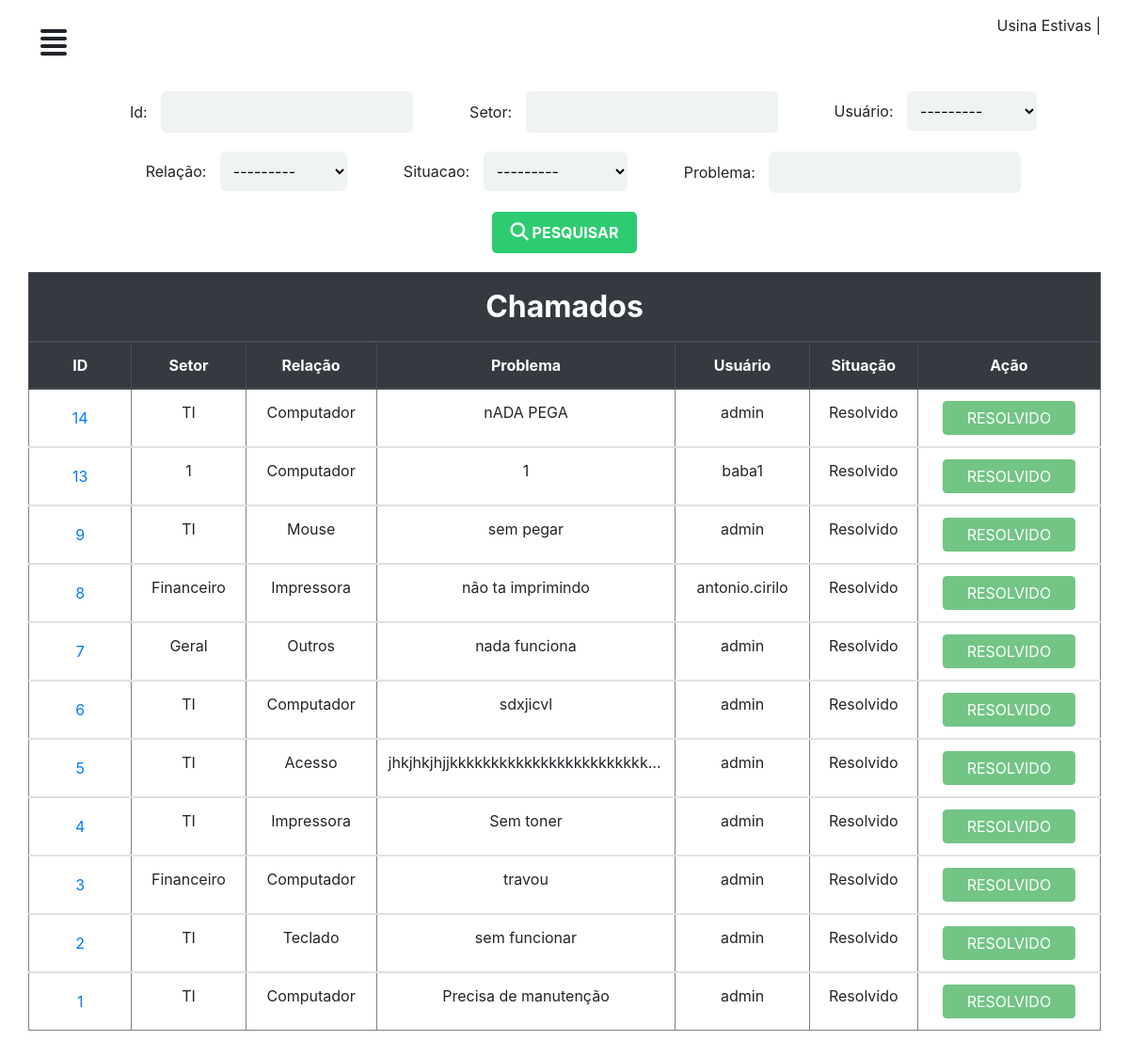
The app's page /perfil/chamados/ (signed in) with its own data.
### chamados/models.py (models this page shows)
class ProblemaRelacionado(models.Model):
	relacao = models.CharField('problema relacionado', max_length=50)
	def __str__(self):
		return self.relacao

class Chamado(models.Model):
	setor = models.CharField('Setor', max_length=50)
	problema = models.TextField('problema')
	user = models.ForeignKey(CustomUser, on_delete=models.CASCADE)
	relacao = models.ForeignKey(ProblemaRelacionado, on_delete=models.CASCADE)
	situacao = models.ForeignKey(Situacao, on_delete=models.CASCADE, default=1)
	comentario = models.TextField('comentario', null=True)
	datahora_aberto = models.DateTimeField('datahora_aberto', null=True)
	datahora_fechado = models.DateTimeField('datahora_fechado', null=True)

class CustomUser (AbstractUser):
	matricula = models.CharField('matricula', max_length=11)
	apelido = models.CharField('apelido', max_length=50)
	def __str__(self):
		return self.username

class Situacao(models.Model):
	situ = models.CharField('situacao', max_length=100)
	def __str__(self):
		return self.situ

### chamados/views.py (the view)
# urls.py: path('perfil/chamados/', adminchamados, name="adminchamados"),
@login_required
def adminchamados(request):
	chamado = Chamado.objects.all().order_by('-id')
	meufiltro = FiltroChamado(request.GET, queryset=chamado)
	contexto = {
	'filtro': meufiltro
	}
	return render(request, 'admin/admin-chamados.html', contexto)

### chamados/templates/admin/admin-chamados.html (shortened to what this page needs)
{% extends "dashboard/baseperfil.html" %}
{% load static %}
{% block title %}
<link rel="stylesheet" href="{% static 'css/adminchamados.css' %}">
{% endblock%}
{% block conteudo %}
<form method="get">
	<div><span>Id:</span> {{filtro.form.id}}</div>
	<div><span>Setor:</span> {{filtro.form.setor}}</div>
	<div><span>Usuário:</span> {{filtro.form.user}}</div>
	<div><span>Relação:</span> {{filtro.form.relacao}}</div>
	<div><span>Situacao:</span> {{filtro.form.situacao}}</div>
	<div><span>Problema:</span> {{filtro.form.problema}}</div>
	<div class="btnSubmit">
		<button class="btnSubmit--btn" type="submit"><i class="fas fa-search"></i> pesquisar</button>
	</div>
</form>
<div class="table-responsive">
	<table class="table" border="1">
		<thead class="thead-dark">
			<tr>
				<th class="title-table" colspan="7">Chamados</th>
			</tr>
			<tr>
				<th>ID</th>
				<th>Setor</th>
				<th>Relação</th>
				<th>Problema</th>
				<th>Usuário</th>
				<th>Situação</th>
				<th>Ação</th>
			</tr>
		</thead>
		{% for chamado in filtro.qs %}
		<tbody>
			<tr>
				<td><button type="button" class="btn btn-link" data-toggle="modal" data-target="#chamado-{{chamado.id}}">
					{{chamado.id}}
				</button></td>
				<td>{{chamado.setor}}</td>
				<td>{{chamado.relacao}}</td>
				<td>{{chamado.problema}}</td>
				<td>{{chamado.user}}</td>
				<td>{{chamado.situacao}}</td>
				<td>{% if chamado.situacao.id == 1 %} <a href="{% url 'resolverchamado' chamado.id %}" class="btn btn-primary">Resolver</a> {% elif chamado.situacao.id == 2 %} <a href="{% url 'comentario' chamado.id %}" class="btn btn-warning">+</a>  <a href="{% url 'resolvidochamado' chamado.id %}" class="btn btn-success">Resolvido</a> {% else %} <button class="btn btn-success" disabled="">Resolvido </button>{% endif %}</td>
			</tr>
		</tbody>
		{% empty %}
		<tr>Nada cadastrado</tr>
		{% endfor %}
	</table>
</div>
{% endblock %}

### chamados/static/css/adminchamados.css (style rules this page uses)
form { display: flex; justify-content: center; flex-wrap: wrap; margin: 10px 0px; }
form div { margin: 10px; padding: 0; }
form input, select { border-radius: 6px; border: none; outline: none; padding: 10px 10px; background: #f0f3f4; }
form span { margin: 0 10px 0 40px; }
form .btnSubmit { display: flex; align-items: center; }
form .btnSubmit .btnSubmit--btn { outline: 0; border: 0; background: #2ecc71; padding: 10px 20px; border-radius: 5px; color: #FFF; font-weight: bold; text-transform: uppercase; }
form .btnSubmit .btnSubmit--btn i { font-size: 1.2em; }
table tr th, td { text-align: center; }
table .title-table { font-size: 2em; }
table .btn { text-transform: uppercase; padding: 5px 25px; }

### chamados/templates/admin/admin-chamados.html (style rules this page uses)
td, th { max-width: 27ch; overflow: hidden; text-overflow: ellipsis; white-space: nowrap; }

### records on screen
ProblemaRelacionado: relacao "---------"
Chamado: id "14", setor "TI", relacao "Computador", problema "nADA PEGA", user "admin", situacao "Resolvido", shows "RESOLVIDO"
Chamado: id "13", setor "1", relacao "Computador", problema "1", user "baba1", situacao "Resolvido", shows "RESOLVIDO"
Chamado: id "9", setor "TI", relacao "Mouse", problema "sem pegar", user "admin", situacao "Resolvido", shows "RESOLVIDO"
Chamado: id "8", setor "Financeiro", relacao "Impressora", problema "não ta imprimindo", user "antonio.cirilo", situacao "Resolvido", shows "RESOLVIDO"
Chamado: id "7", setor "Geral", relacao "Outros", problema "nada funciona", user "admin", situacao "Resolvido", shows "RESOLVIDO"
Chamado: id "6", setor "TI", relacao "Computador", problema "sdxjicvl", user "admin", situacao "Resolvido", shows "RESOLVIDO"
Chamado: id "5", setor "TI", relacao "Acesso", problema "jhkjhkjhjjkkkkkkkkkkkkkkkkkkkkkkkk…", user "admin", situacao "Resolvido", shows "RESOLVIDO"
Chamado: id "4", setor "TI", relacao "Impressora", problema "Sem toner", user "admin", situacao "Resolvido", shows "RESOLVIDO"
Chamado: id "3", setor "Financeiro", relacao "Computador", problema "travou", user "admin", situacao "Resolvido", shows "RESOLVIDO"
Chamado: id "2", setor "TI", relacao "Teclado", problema "sem funcionar", user "admin", situacao "Resolvido", shows "RESOLVIDO"
Chamado: id "1", setor "TI", relacao "Computador", problema "Precisa de manutenção", user "admin", situacao "Resolvido", shows "RESOLVIDO"
